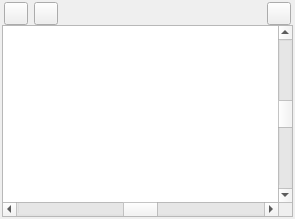
                      <widget class="QWidget" name="widget_21" native="true">
                       <property name="sizePolicy">
                        <sizepolicy hsizetype="Preferred" vsizetype="Preferred">
                         <horstretch>0</horstretch>
                         <verstretch>0</verstretch>
                        </sizepolicy>
                       </property>
                       <layout class="QVBoxLayout" name="verticalLayout_14">
                        <property name="spacing">
                         <number>0</number>
                        </property>
                        <property name="leftMargin">
                         <number>2</number>
                        </property>
                        <property name="topMargin">
                         <number>2</number>
                        </property>
                        <property name="rightMargin">
                         <number>2</number>
                        </property>
                        <property name="bottomMargin">
                         <number>2</number>
                        </property>
                        <item>
                         <widget class="QWidget" name="widget_25" native="true">
                          <property name="minimumSize">
                           <size>
                            <width>0</width>
                            <height>0</height>
                           </size>
                          </property>
                          <layout class="QHBoxLayout" name="horizontalLayout_13">
                           <property name="leftMargin">
                            <number>2</number>
                           </property>
                           <property name="topMargin">
                            <number>0</number>
                           </property>
                           <property name="rightMargin">
                            <number>2</number>
                           </property>
                           <property name="bottomMargin">
                            <number>0</number>
                           </property>
                           <item>
                            <widget class="QToolButton" name="attachmentBackButton">
                             <property name="toolTip">
                              <string>Push Attachment Back</string>
                             </property>
                             <property name="text">
                              <string/>
                             </property>
                             <property name="icon">
                              <iconset resource="../../Resources/MainWindow.qrc">
                               <normaloff>:/MainWindow/icons/tinycolor/icons8-minus-16.png</normaloff>:/MainWindow/icons/tinycolor/icons8-minus-16.png</iconset>
                             </property>
                            </widget>
                           </item>
                           <item>
                            <widget class="QToolButton" name="attachmentForwardButton">
                             <property name="toolTip">
                              <string>Bring The Attachment Forward</string>
                             </property>
                             <property name="text">
                              <string/>
                             </property>
                             <property name="icon">
                              <iconset resource="../../Resources/MainWindow.qrc">
                               <normaloff>:/MainWindow/icons/tinycolor/icons8-plus2-16.png</normaloff>:/MainWindow/icons/tinycolor/icons8-plus2-16.png</iconset>
                             </property>
                            </widget>
                           </item>
                           <item>
                            <spacer name="horizontalSpacer_7">
                             <property name="orientation">
                              <enum>Qt::Orientation::Horizontal</enum>
                             </property>
                             <property name="sizeHint" stdset="0">
                              <size>
                               <width>203</width>
                               <height>20</height>
                              </size>
                             </property>
                            </spacer>
                           </item>
                           <item>
                            <widget class="QToolButton" name="deleteSpriteButton">
                             <property name="toolTip">
                              <string>Delete Sprite</string>
                             </property>
                             <property name="text">
                              <string/>
                             </property>
                             <property name="icon">
                              <iconset resource="../../Resources/MainWindow.qrc">
                               <normaloff>:/MainWindow/icons/tinycolor/icons8-trash-16.png</normaloff>:/MainWindow/icons/tinycolor/icons8-trash-16.png</iconset>
                             </property>
                            </widget>
                           </item>
                          </layout>
                         </widget>
                        </item>
                        <item>
                         <widget class="TilesEditor::GraphicsView" name="graphicsViewSprite">
                          <property name="verticalScrollBarPolicy">
                           <enum>Qt::ScrollBarPolicy::ScrollBarAsNeeded</enum>
                          </property>
                          <property name="horizontalScrollBarPolicy">
                           <enum>Qt::ScrollBarPolicy::ScrollBarAsNeeded</enum>
                          </property>
                          <property name="sceneRect">
                           <rectf>
                            <x>-1000.000000000000000</x>
                            <y>-1000.000000000000000</y>
                            <width>2000.000000000000000</width>
                            <height>2000.000000000000000</height>
                           </rectf>
                          </property>
                          <property name="alignment">
                           <set>Qt::AlignmentFlag::AlignLeading|Qt::AlignmentFlag::AlignLeft|Qt::AlignmentFlag::AlignTop</set>
                          </property>
                         </widget>
                        </item>
                       </layout>
                      </widget>
